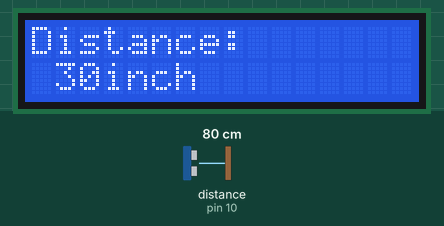
The sketch below on a simulated Arduino Uno, built with avr-gcc and run on an emulated ATmega328P. Parts: 16×2 character LCD. Wiring (inferred from the names in the program): ultrasonic range finder: trigger pin 9; echo pin 10. The test bench sets the inputs (shaded band); at power-on: distance to the obstacle (sensor on pin 10) 80 cm. The echo pulse lasts 58.3 µs per cm.

Above: at 1.2 s.
1.3 s: distance to the obstacle (sensor on pin 10) set to 2 cm
At 2.6 s:
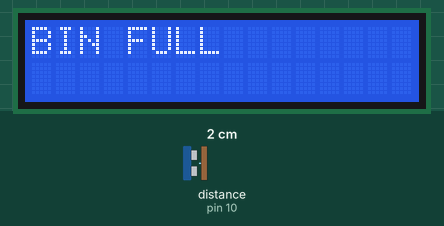
4.0 s: distance to the obstacle (sensor on pin 10) set to 18 cm
At 4.5 s:
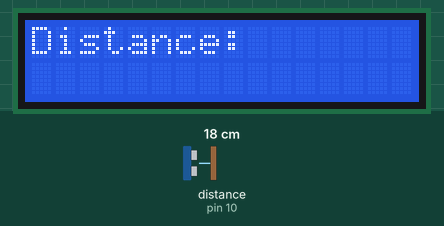
7.5 s: distance to the obstacle (sensor on pin 10) set to 4 cm
At 9.3 s:
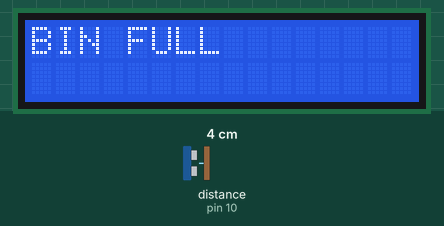
Timing chart, 0 to 10.8 s (numbered marks = the images above; inputs shaded):
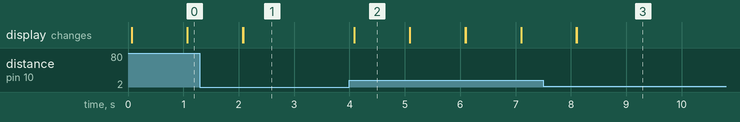

The sketch:

distance_measuring_ultrasonic_sensor_with_16_2_lcd_display1.ino
```cpp
#include <LiquidCrystal.h>

LiquidCrystal lcd(1, 2, 4, 5, 6, 7); // Creates an LCD object. Parameters: (rs, enable, d4, d5, d6, d7)

const int trigPin = 9;
const int echoPin = 10;
long duration;
int distanceCm, distanceInch;
int threshold_dist;

void setup() {

lcd.begin(16,2); // Initializes the interface to the LCD screen, and specifies the dimensions (width and height) of the display
pinMode(trigPin, OUTPUT);
pinMode(echoPin, INPUT);
threshold_dist=7;

}

void loop() {

digitalWrite(trigPin, LOW);
delayMicroseconds(2);
digitalWrite(trigPin, HIGH);
delayMicroseconds(10);
digitalWrite(trigPin, LOW);
duration = pulseIn(echoPin, HIGH);
distanceCm= duration*0.034/2;
distanceInch = duration*0.0133/2;
threshold_dist=5;
  if (distanceInch >= threshold_dist) {
  lcd.clear();
  lcd.setCursor(0,0); // Sets the location at which subsequent text written to the LCD will be displayed
  lcd.print("Distance: "); // Prints string "Distance" on the LCD
  delay(1000);
  lcd.setCursor(0,1);
  lcd.print(" ");
  lcd.print(distanceInch);
  lcd.print("inch");
  delay(1000);
  lcd.clear();
  }
  else {
    lcd.clear();
    lcd.setCursor(0,0);
    lcd.print("BIN FULL ");
    delay(1000);
  }
}
```

Measured:
- after the input at 1.3 s, the display: first differs from a run without the input after 0.78 s (image 1)
- after the input at 4.0 s, the display: changes after 0.09 s (image 2)
- after the input at 7.5 s, the display: first differs from a run without the input after 0.60 s (image 3)
- what the display in image 2 shows lasts 1.0 s, from 4.1 s to 5.1 s
